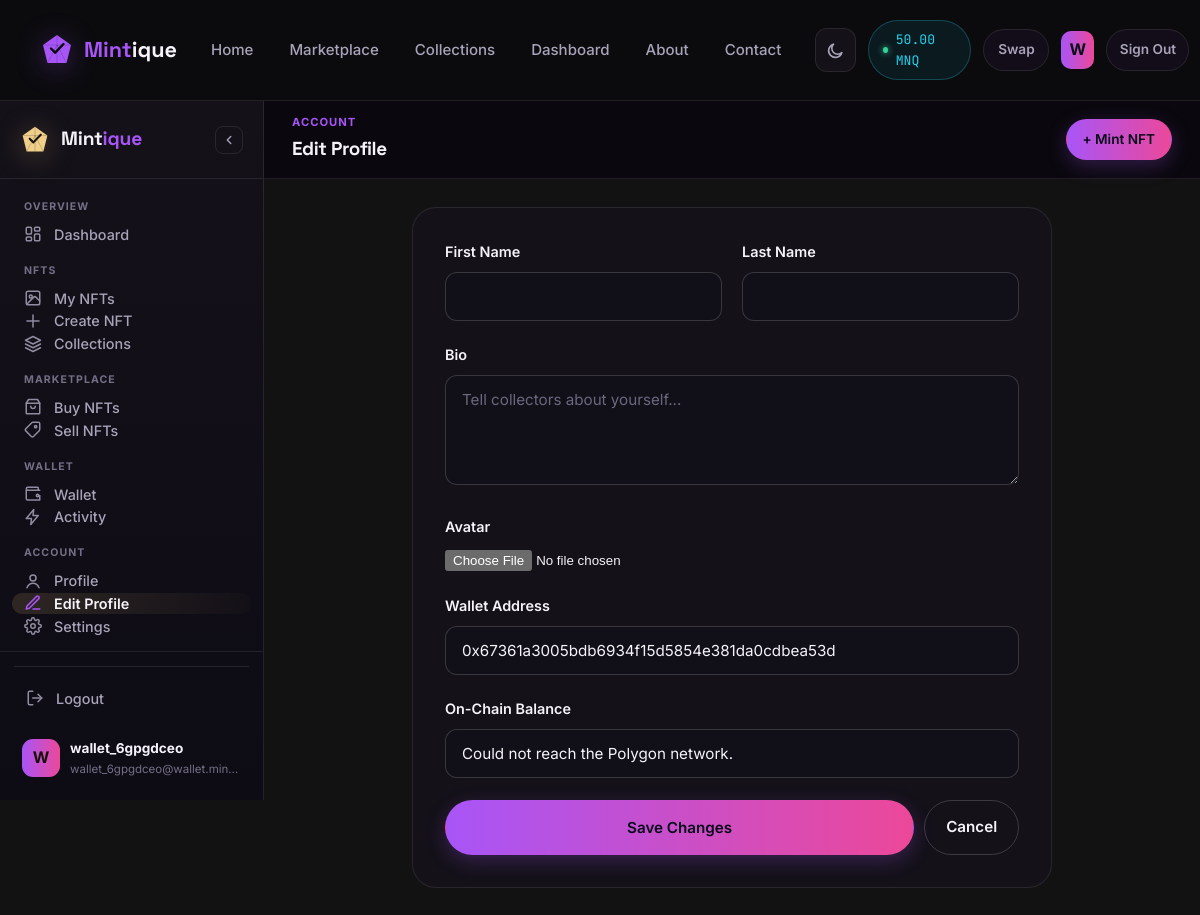
Page /accounts/profile/edit/ (signed in) on the committed database.
### walletapp/models.py (models this page shows, shortened)
class Wallet(models.Model):
    user = models.OneToOneField(settings.AUTH_USER_MODEL, on_delete=models.CASCADE, related_name="ledger_wallet")
    eth_balance = models.DecimalField(max_digits=18, decimal_places=6, default=5)  # demo starting balance
    mnq_balance = models.DecimalField(max_digits=18, decimal_places=4, default=0)
    btc_balance = models.DecimalField(max_digits=18, decimal_places=8, default=0)
    usdt_balance = models.DecimalField(max_digits=18, decimal_places=2, default=0)
    usdc_balance = models.DecimalField(max_digits=18, decimal_places=2, default=0)
    sol_balance = models.DecimalField(max_digits=18, decimal_places=4, default=0)
    updated_at = models.DateTimeField(auto_now=True)
    BALANCE_FIELDS = {
        "ETH": "eth_balance",
        "MNQ": "mnq_balance",
        "BTC": "btc_balance",
        "USDT": "usdt_balance",
        "USDC": "usdc_balance",
        "SOL": "sol_balance",
    }

### accounts/models.py (models this page shows, shortened)
class User(AbstractUser):
    class AuthProvider(models.TextChoices):
        EMAIL = "email", "Email"
        GOOGLE = "google", "Google"
        WALLET = "wallet", "Wallet"
    email = models.EmailField(unique=True)
    avatar = models.ImageField(upload_to="avatars/", blank=True, null=True)
    bio = models.CharField(max_length=255, blank=True)
    wallet_address = models.CharField(max_length=64, blank=True, null=True, unique=False)
    wallet_connected_at = models.DateTimeField(blank=True, null=True)
    is_email_verified = models.BooleanField(default=False)
    email_verification_token = models.UUIDField(default=uuid.uuid4, editable=False)
    two_factor_enabled = models.BooleanField(default=False)
    auth_provider = models.CharField(max_length=20, choices=AuthProvider.choices, default=AuthProvider.EMAIL)
    is_verified_creator = models.BooleanField(default=False)
    verified_creator_at = models.DateTimeField(blank=True, null=True)
    created_at = models.DateTimeField(auto_now_add=True)
    USERNAME_FIELD = "email"
    REQUIRED_FIELDS = ["username"]
    @property
    def initials(self):
        return (self.first_name[:1] or self.username[:1] or "U").upper()

### accounts/views.py (the view)
# urls.py: path("profile/edit/", views.edit_profile_view, name="edit_profile"),
@login_required
def edit_profile_view(request):
    if request.method == "POST":
        form = ProfileForm(request.POST, request.FILES, instance=request.user)
        if form.is_valid():
            form.save()
            messages.success(request, "Profile updated.")
            return redirect("accounts:profile")
    else:
        form = ProfileForm(instance=request.user)
    return render(request, "accounts/edit_profile.html", {"form": form})

### templates/accounts/edit_profile.html (shortened to what this page needs)
{% extends "dash_base.html" %}
{% block page_eyebrow %}Account{% endblock %}
{% block page_title %}Edit Profile{% endblock %}
{% block content %}
<div class="section" style="max-width:640px; margin:0 auto; padding:0;">
  <div class="card">
    <form method="post" enctype="multipart/form-data" data-validate novalidate>
      <div class="field-row">
        <div class="field">
          <label>First Name</label>
          {{ form.first_name }}
        </div>
        <div class="field">
          <label>Last Name</label>
          {{ form.last_name }}
        </div>
      </div>
      <div class="field">
        <label>Bio</label>
        {{ form.bio }}
      </div>
      <div class="field">
        <label>Avatar</label>
        {{ form.avatar }}
      </div>
      <div class="field">
        <label>Wallet Address</label>
        <input type="text" value="{{ user.wallet_address|default:'Not connected — connect one from Mint or Buy' }}" disabled>
      </div>
      {% if user.wallet_address %}
      <div class="field">
        <label>On-Chain Balance</label>
        <input type="text" id="onchainBalanceField" value="Checking Polygon…" disabled>
      </div>
      {% endif %}
      <div style="display:flex; gap:10px;">
        <button type="submit" class="btn btn-gradient btn-block">Save Changes</button>
        <a href="{% url 'accounts:profile' %}" class="btn btn-outline">Cancel</a>
      </div>
    </form>
  </div>
</div>
{% endblock %}

### templates/partials/_header.html (shortened to what this page needs)
{% load static %}
<nav class="navbar" id="siteNavbar">
  <a href="{% url 'home' %}" class="brand">
    <span class="brand-mark">
    </span>
    <span>Mint<b>ique</b></span>
  </a>
  <div class="nav-links" id="navLinks">
    <a href="{% url 'home' %}" {% if request.resolver_match.url_name == 'home' %}class="active"{% endif %}>Home</a>
    <a href="{% url 'nftapp:marketplace' %}" {% if request.resolver_match.url_name == 'marketplace' %}class="active"{% endif %}>Marketplace</a>
    <a href="{% url 'nftapp:collection_list' %}" {% if request.resolver_match.url_name == 'collection_list' or request.resolver_match.url_name == 'collection_detail' %}class="active"{% endif %}>Collections</a>
    {% if user.is_authenticated %}
    <a href="{% url 'nftapp:dashboard' %}" {% if request.resolver_match.url_name == 'dashboard' %}class="active"{% endif %}>Dashboard</a>
    {% else %}
    <a href="{% url 'nftapp:my_collection' %}" {% if request.resolver_match.url_name == 'my_collection' %}class="active"{% endif %}>My NFTs</a>
    {% endif %}
    <a href="{% url 'about' %}" {% if request.resolver_match.url_name == 'about' %}class="active"{% endif %}>About</a>
    <a href="{% url 'contact' %}" {% if request.resolver_match.url_name == 'contact' %}class="active"{% endif %}>Contact</a>
  </div>
  <div class="nav-actions">
    <button class="theme-toggle" id="themeToggle" aria-label="Toggle dark / light theme" type="button">
      <svg class="icon-moon" width="19" height="19" viewBox="0 0 24 24" fill="none" stroke="currentColor" stroke-width="2" stroke-linecap="round" stroke-linejoin="round"><path d="M20 14.5A8.5 8.5 0 1 1 9.5 4a7 7 0 0 0 10.5 10.5Z"/></svg>
    </button>
    {% if user.is_authenticated %}
      {% if nav_wallet %}
        <div class="wallet-pill" title="MNQ token balance">
          <span class="dot"></span>{{ nav_wallet.mnq_balance|floatformat:2 }} MNQ
        </div>
      {% endif %}
      <a href="{% url 'walletapp:swap' %}" class="btn btn-ghost btn-sm">Swap</a>
      <a href="{% url 'nftapp:dashboard' %}" class="avatar-chip" title="{{ user.email }}">
        {% if user.avatar %}<img src="{{ user.avatar.url }}" alt="" style="width:100%;height:100%;border-radius:inherit;object-fit:cover;">{% else %}{{ user.initials }}{% endif %}
      </a>
      <a href="{% url 'accounts:logout' %}" class="btn btn-ghost btn-sm">Sign Out</a>
    {% else %}
      <a href="{% url 'accounts:login' %}" class="btn btn-outline">Login</a>
      <a href="{% url 'accounts:register' %}" class="btn btn-gradient">Register</a>
    {% endif %}
  </div>
</nav>

### templates/partials/_sidebar.html (shortened to what this page needs)
{% load static %}
{% with vn=request.resolver_match.view_name %}
<aside class="dash-sidebar" id="dashSidebar">
  <div class="dash-sidebar-head">
    <span class="brand-mark">
    </span>
    <span class="brand-name">Mint<b>ique</b></span>
    <button class="dash-sidebar-collapse" id="sidebarCollapseBtn" type="button" aria-label="Collapse sidebar">
      <svg width="14" height="14" viewBox="0 0 24 24" fill="none" stroke="currentColor" stroke-width="2.4" stroke-linecap="round" stroke-linejoin="round"><path d="M15 18l-6-6 6-6"/></svg>
    </button>
  </div>
  <nav class="dash-nav">
    <div class="dash-nav-group-label">Overview</div>
    <a href="{% url 'nftapp:dashboard' %}" class="dash-nav-item {% if vn == 'nftapp:dashboard' %}active{% endif %}">
      <span class="label">Dashboard</span>
    </a>
    <div class="dash-nav-group-label">NFTs</div>
    <a href="{% url 'nftapp:my_collection' %}" class="dash-nav-item {% if vn == 'nftapp:my_collection' %}active{% endif %}">
      <svg viewBox="0 0 24 24" fill="none" stroke="currentColor" stroke-width="2" stroke-linecap="round" stroke-linejoin="round"><rect x="3" y="3" width="18" height="18" rx="2.5"/><circle cx="9" cy="10" r="2"/><path d="M21 16l-5.2-5.2a2 2 0 0 0-2.8 0L4 20"/></svg>
      <span class="label">My NFTs</span>
    </a>
    <a href="{% url 'nftapp:mint' %}" class="dash-nav-item {% if vn == 'nftapp:mint' or vn == 'nftapp:batch_mint' %}active{% endif %}">
      <svg viewBox="0 0 24 24" fill="none" stroke="currentColor" stroke-width="2" stroke-linecap="round" stroke-linejoin="round"><path d="M12 4v16M4 12h16"/></svg>
      <span class="label">Create NFT</span>
    </a>
    <a href="{% url 'nftapp:collection_list' %}" class="dash-nav-item {% if vn == 'nftapp:collection_list' or vn == 'nftapp:collection_detail' %}active{% endif %}">
      <svg viewBox="0 0 24 24" fill="none" stroke="currentColor" stroke-width="2" stroke-linecap="round" stroke-linejoin="round"><path d="M12 2 2 7l10 5 10-5-10-5Z"/><path d="M2 17l10 5 10-5M2 12l10 5 10-5"/></svg>
      <span class="label">Collections</span>
    </a>
    <div class="dash-nav-group-label">Marketplace</div>
    <a href="{% url 'nftapp:marketplace' %}" class="dash-nav-item {% if vn == 'nftapp:marketplace' %}active{% endif %}">
      <svg viewBox="0 0 24 24" fill="none" stroke="currentColor" stroke-width="2" stroke-linecap="round" stroke-linejoin="round"><path d="M6 2 3 7v13a1 1 0 0 0 1 1h16a1 1 0 0 0 1-1V7l-3-5H6Z"/><path d="M3 7h18M9 11a3 3 0 0 0 6 0"/></svg>
      <span class="label">Buy NFTs</span>
    </a>
    <a href="{% url 'nftapp:sell' %}" class="dash-nav-item {% if vn == 'nftapp:sell' %}active{% endif %}">
      <svg viewBox="0 0 24 24" fill="none" stroke="currentColor" stroke-width="2" stroke-linecap="round" stroke-linejoin="round"><path d="M20.6 12.6 12.6 20.6a2 2 0 0 1-2.8 0l-7.4-7.4a2 2 0 0 1 0-2.8L10.4 2.4a2 2 0 0 1 1.4-.6H19a2 2 0 0 1 2 2v6.8a2 2 0 0 1-.4 1.4Z"/><circle cx="15.5" cy="7.5" r="1.5"/></svg>
      <span class="label">Sell NFTs</span>
    </a>
    <div class="dash-nav-group-label">Wallet</div>
    <a href="{% url 'walletapp:swap' %}" class="dash-nav-item {% if vn == 'walletapp:swap' %}active{% endif %}">
      <svg viewBox="0 0 24 24" fill="none" stroke="currentColor" stroke-width="2" stroke-linecap="round" stroke-linejoin="round"><path d="M21 7H5a2 2 0 0 1 0-4h13a1 1 0 0 1 1 1v3Z"/><path d="M3 7v11a2 2 0 0 0 2 2h16v-6"/><circle cx="18" cy="14" r="1.6"/></svg>
      <span class="label">Wallet</span>
    </a>
    <a href="{% url 'walletapp:transactions' %}" class="dash-nav-item {% if vn == 'walletapp:transactions' %}active{% endif %}">
      <svg viewBox="0 0 24 24" fill="none" stroke="currentColor" stroke-width="2" stroke-linecap="round" stroke-linejoin="round"><path d="M13 2 3 14h7l-1 8 10-12h-7l1-8Z"/></svg>
      <span class="label">Activity</span>
    </a>
    <div class="dash-nav-group-label">Account</div>
    <a href="{% url 'accounts:profile' %}" class="dash-nav-item {% if vn == 'accounts:profile' %}active{% endif %}">
      <svg viewBox="0 0 24 24" fill="none" stroke="currentColor" stroke-width="2" stroke-linecap="round" stroke-linejoin="round"><circle cx="12" cy="8" r="4"/><path d="M4 21c1.6-4 5-6 8-6s6.4 2 8 6"/></svg>
      <span class="label">Profile</span>
    </a>
    <a href="{% url 'accounts:edit_profile' %}" class="dash-nav-item {% if vn == 'accounts:edit_profile' %}active{% endif %}">
      <svg viewBox="0 0 24 24" fill="none" stroke="currentColor" stroke-width="2" stroke-linecap="round" stroke-linejoin="round"><path d="M12 20h9"/><path d="M16.5 3.5a2.1 2.1 0 0 1 3 3L7 19l-4 1 1-4 12.5-12.5Z"/></svg>
      <span class="label">Edit Profile</span>
    </a>
    <a href="{% url 'accounts:settings' %}" class="dash-nav-item {% if vn == 'accounts:settings' %}active{% endif %}">
      <span class="label">Settings</span>
    </a>
  </nav>
  <div class="dash-sidebar-foot">
    <div class="dash-nav-divider" style="margin:0 0 10px;"></div>
    <a href="{% url 'accounts:logout' %}" class="dash-nav-item danger" style="margin-bottom:10px;">
      <svg viewBox="0 0 24 24" fill="none" stroke="currentColor" stroke-width="2" stroke-linecap="round" stroke-linejoin="round"><path d="M9 21H5a2 2 0 0 1-2-2V5a2 2 0 0 1 2-2h4"/><path d="M16 17l5-5-5-5"/><path d="M21 12H9"/></svg>
      <span class="label">Logout</span>
    </a>
    <a href="{% url 'accounts:profile' %}" class="dash-user-card">
      <span class="avatar-lg">
        {% if user.avatar %}<img src="{{ user.avatar.url }}" alt="">{% else %}{{ user.initials }}{% endif %}
      </span>
      <span class="who">
        <b>{{ user.first_name|default:user.username }}</b>
        <span>{{ user.email }}</span>
      </span>
    </a>
  </div>
</aside>
{% endwith %}

### rows in the picture
Wallet: mnq_balance "50.00"
User: initials "W", first_name "wallet_6gpgdceo", email "wallet_6gpgdceo@wallet.min…", wallet_address "0x67361a3005bdb6934f15d5854e381da0cdbea53d"
